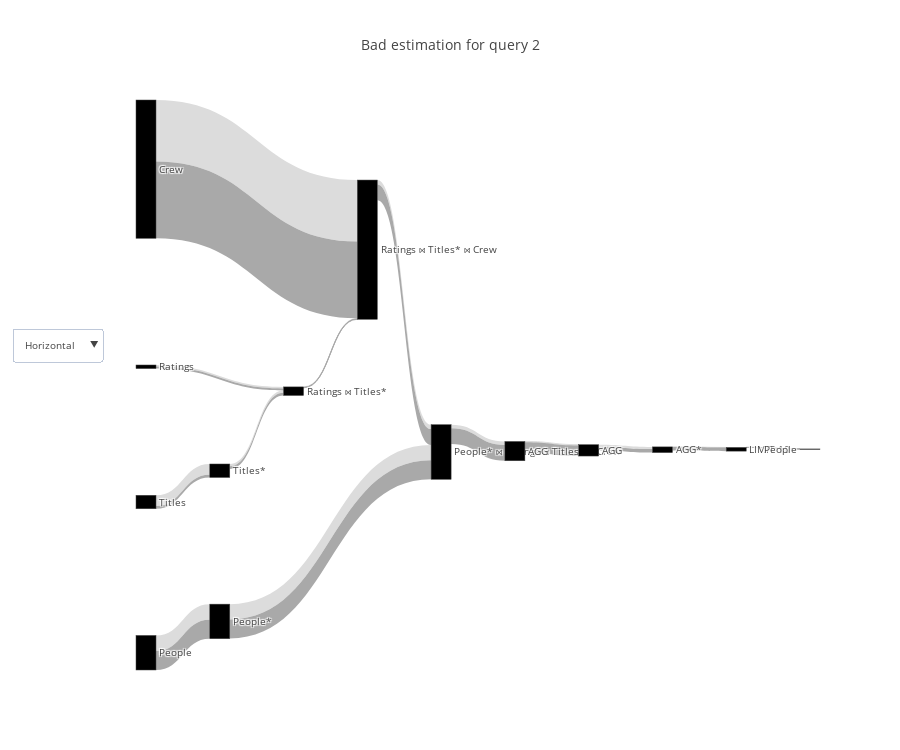

The notebook cell this image was saved under:
### Code cell
cardinality_df = query_renderer.get_cardinality_df(query, con_str=con_str)
query_renderer.vizualize(cardinality_df, title="Bad estimation for query 2", metrics=["actual_rows", "plan_rows"], open_=False)

### Figure 1 — Plotly figure (JSON) as saved in the notebook; plotly's stock layout.template omitted (floating-point values rounded to 4 significant figures)
{"data": [{"link": {"color": ["gainsboro", "gainsboro", "gainsboro", "gainsboro", "gainsboro", "gainsboro", "gainsboro", "gainsboro", "gainsboro", "gainsboro", "gainsboro", "gainsboro", "gainsboro", "darkgray", "darkgray", "darkgray", "darkgray", "darkgray", "darkgray", "darkgray", "darkgray", "darkgray", "darkgray", "darkgray", "darkgray", "darkgray"], "label": ["", "Filter condition: (people.died IS NULL)", "", "", "Filter condition: (titles.genres ~~ '%Comedy%'::text)", "Hash Cond ('Inner', '(titles.title_id = ratings.title_id)')", "", "Hash Cond ('Inner', '(crew.title_id = titles.title_id)')", "Hash Cond ('Inner', '(crew.person_id = people.person_id)')", "Group key: ['people.name']\nOutput: ['people.name', 'PARTIAL avg(ratings.rating)', 'PARTIAL count(*)']", "Group key: ['people.name']\nOutput: ['people.name', 'avg(ratings.rating)']", "Filter condition: (count(*) > 10)", "LIMIT: 10", "", "Filter condition: (people.died IS NULL)", "", "", "Filter condition: (titles.genres ~~ '%Comedy%'::text)", "Hash Cond ('Inner', '(titles.title_id = ratings.title_id)')", "", "Hash Cond ('Inner', '(crew.title_id = titles.title_id)')", "Hash Cond ('Inner', '(crew.person_id = people.person_id)')", "Group key: ['people.name']\nOutput: ['people.name', 'PARTIAL avg(ratings.rating)', 'PARTIAL count(*)']", "Group key: ['people.name']\nOutput: ['people.name', 'avg(ratings.rating)']", "Filter condition: (count(*) > 10)", "LIMIT: 10"], "source": [0, 1, 2, 3, 4, 5, 6, 7, 8, 9, 10, 11, 12, 0, 1, 2, 3, 4, 5, 6, 7, 8, 9, 10, 11, 12], "target": [1, 8, 5, 4, 5, 7, 7, 8, 9, 10, 11, 12, 13, 1, 8, 5, 4, 5, 7, 7, 8, 9, 10, 11, 12, 13], "value": [3446261, 3386052, 356666, 2379234, 489076, 112431, 13651901, 976827, 813330, 166868, 488056, 36280, 10, 4231147, 4231147, 445832, 616319, 616319, 92402, 17064877, 3536825, 3473869, 2355277, 785092, 785092, 10]}, "node": {"color": [null, null, null, null, null, null, null, null, null, null, null, null, null, null, null, null, null, null, null, null, null, null, null, null, null, null], "label": ["People", "People*", "Ratings", "Titles", "Titles*", "Ratings ⋈ Titles*", "Crew", "Ratings ⋈ Titles* ⋈ Crew", "People* ⋈ Ratings ⋈ Titles* ⋈ Crew", "AGG", "AGG", "AGG*", "LIMIT 10", "People", "People*", "Ratings", "Titles", "Titles*", "Ratings ⋈ Titles*", "Crew", "Ratings ⋈ Titles* ⋈ Crew", "People* ⋈ Ratings ⋈ Titles* ⋈ Crew", "AGG", "AGG", "AGG*", "LIMIT 10"], "pad": 200}, "orientation": "h", "type": "sankey", "valueformat": ",", "valuesuffix": [" Rows", " Rows", " Rows", " Rows", " Rows", " Rows", " Rows", " Rows", " Rows", " Rows", " Rows", " Rows", " Rows", "Rows", "Rows", "Rows", "Rows", "Rows", "Rows", "Rows", "Rows", "Rows", "Rows", "Rows", "Rows", "Rows"]}], "layout": {"font": {"size": 10}, "height": 750, "title": "Bad estimation for query 2", "updatemenus": [{"buttons": [{"args": ["orientation", "h"], "label": "Horizontal", "method": "restyle"}, {"args": ["orientation", "v"], "label": "Vertical", "method": "restyle"}], "y": 0.6}]}}
